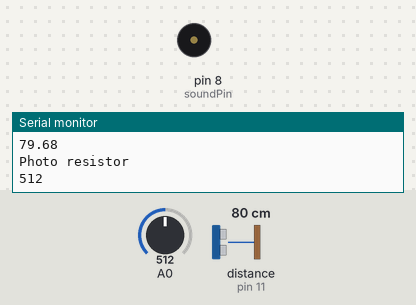
A sketch run on a simulated Arduino Uno, built with avr-gcc and run on an emulated ATmega328P. Parts: buzzer (waves = sounding), the last lines printed to the serial monitor. Wiring (inferred from the names in the program): ultrasonic range finder: trigger pin 9; echo pin 11. Inputs (shaded band) come from the test bench; at power-on: A0 = 512, distance to the obstacle (sensor on pin 11) 80 cm. The echo pulse lasts 58.3 µs per cm.

Above: at 1.7 s.
1.8 s: A0 set to 54
4.7 s: A0 set to 46
At 6.79 s:
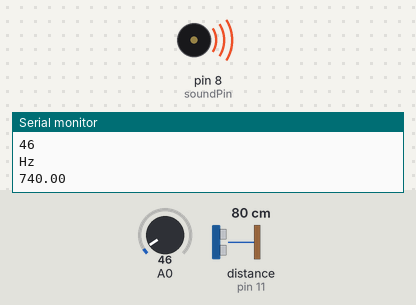
8.5 s: distance to the obstacle (sensor on pin 11) set to 120 cm
12.6 s: A0 set to 122
At 14.0 s:
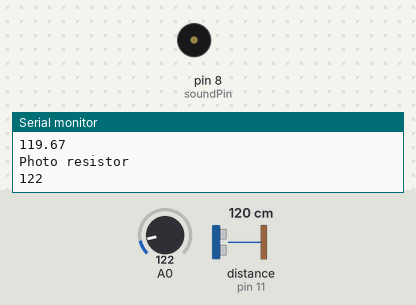
14.5 s: A0 set to 40
At 14.86 s:
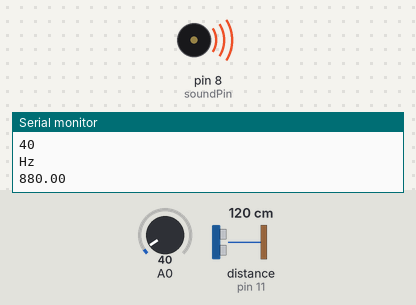
Timing chart, 0 to 19.6 s (numbered marks = the images above; inputs shaded):
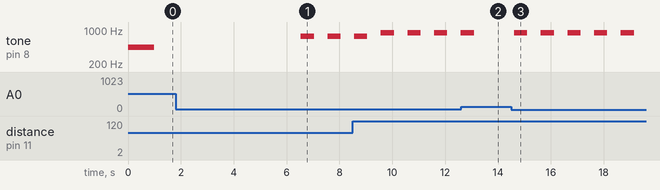

Measured:
- the behaviour switches between 50 and 49 on A0 (found by bisection; images 0 and 1)
- after the input at 4.7 s, tone on pin 8 (soundPin): silent → 746 Hz after 1.8 s, → silent 0.50 s later, → 740 Hz 0.51 s later, → silent 0.50 s later
- after the input at 12.6 s, tone on pin 8 (soundPin): goes on until 13.1 s, then stays silent
- after the input at 14.5 s, tone on pin 8 (soundPin): alternates 880 Hz for 0.50 s and silent for 0.51 s, starting after 0.11 s

The sketch:

ultrasonic.ino
```cpp
// Sound
const int soundPin = 8;
int toneLength = 500;

// HC-SR04
const int trigPin = 9;
const int echoPin = 11;


float duration, distance, hz;
int analogIn;

void setup() {
    tone(soundPin, 440, 2*toneLength); // Plays a tone to confirm setup
    delay(toneLength);

    pinMode(trigPin, OUTPUT); // Sets the trigPin as an Output
    pinMode(echoPin, INPUT); // Sets the echoPin as an Input
    Serial.begin(9600); // Starts the serial communication
}

void loop() {
    digitalWrite(trigPin, LOW);
    delayMicroseconds(2);
    digitalWrite(trigPin, HIGH);
    delayMicroseconds(10);
    digitalWrite(trigPin, LOW);

    duration = pulseIn(echoPin, HIGH);
    distance = microsecondsToCentimeters(duration);

    Serial.println("Distance");
    Serial.println(distance);

    // tone(soundPin, hz, toneLength);

    Serial.println("Photo resistor");
    analogIn = analogRead(0);
    Serial.println(analogIn);

    // should go below 50 if a finger touches the sensor
    if (analogIn < 50) {
        tone(soundPin, hz, toneLength);
        Serial.println("Hz");
        hz = cmToHz(distance);
        Serial.println(hz);
    }

    delay(toneLength*2);
}

float microsecondsToCentimeters(float ms){
    return ms / 29.154 / 2;
}

// Notes and their freqs: http://pages.mtu.edu/~suits/notefreqs.html
float cmToHz(float cm){
    // map(value, fromLow, fromHigh, toLow, toHigh)
    cm = constrain(cm, 1, 100);
    return map(cm, 1, 100, 220, 880); // map returns a long value
}
```
